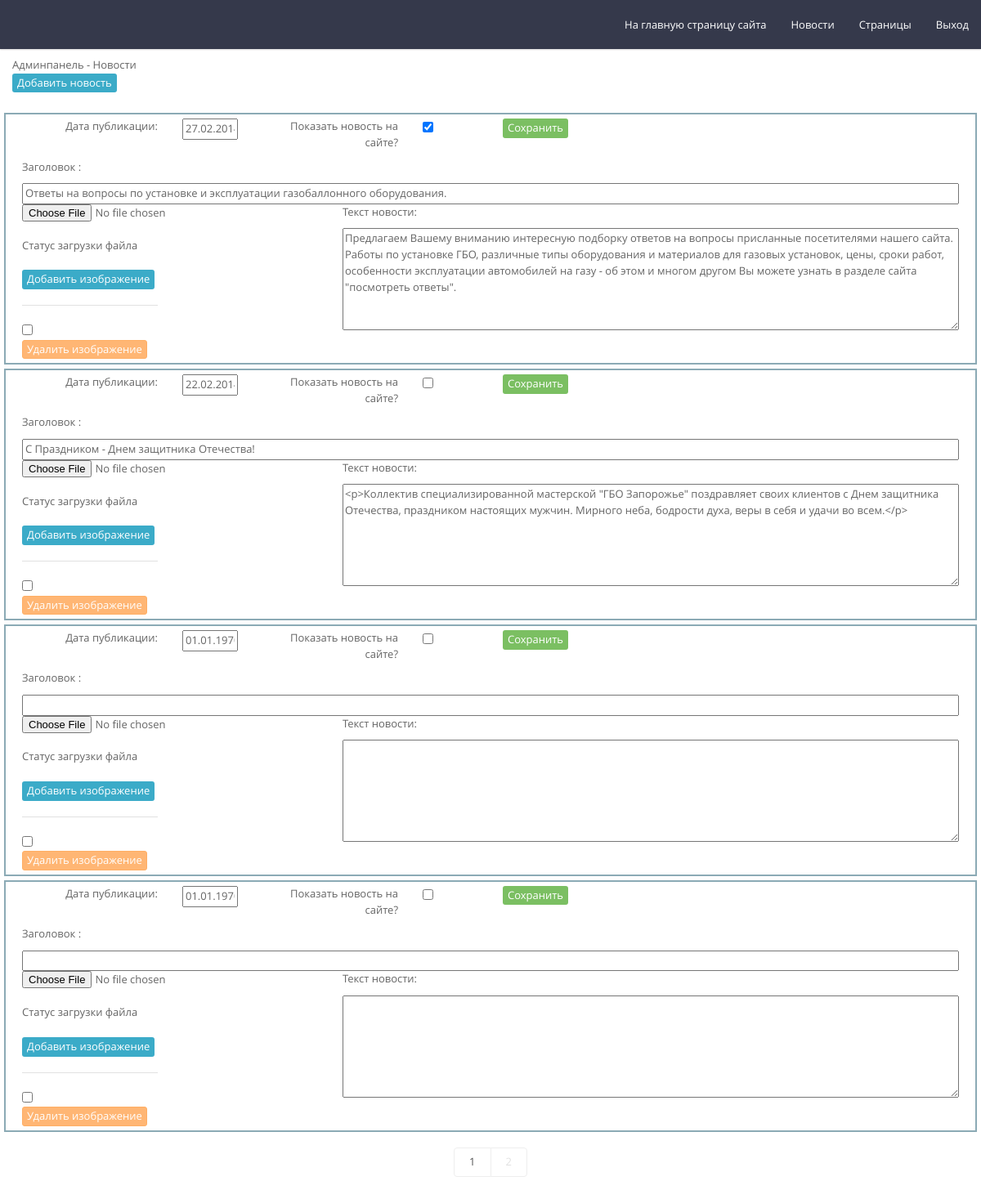
Screenshot of /page/view/name/adminnews/num/2/ (signed in) with the database file from the repository.
### tables this page shows
CREATE TABLE IF NOT EXISTS `msf_page_block` (
  `id` int(10) unsigned NOT NULL,
  `id_page` int(10) unsigned NOT NULL,
  `name_block` varchar(40) NOT NULL,
  `tpl_block` varchar(50) NOT NULL,
  `range_block` int(3) NOT NULL,
  `activ_block` tinyint(1) NOT NULL,
  `required_block` tinyint(1) NOT NULL
);

CREATE TABLE IF NOT EXISTS `msf_pages` (
  `id` int(10) unsigned NOT NULL,
  `name` varchar(50) DEFAULT NULL,
  `class` varchar(100) NOT NULL,
  `page_name` varchar(150) NOT NULL,
  `comment` varchar(150) NOT NULL,
  `title` varchar(150) NOT NULL,
  `descript` varchar(1000) NOT NULL,
  `keyword` varchar(1000) NOT NULL,
  `crumb` varchar(40) NOT NULL,
  `user_page` tinyint(1) NOT NULL DEFAULT '0',
  `admin_page` tinyint(1) NOT NULL DEFAULT '0',
  `lang` char(2) NOT NULL
);

CREATE TABLE IF NOT EXISTS `msf_news` (
  `id` int(10) unsigned NOT NULL,
  `id_firm` int(10) unsigned NOT NULL,
  `data` int(11) NOT NULL,
  `lang` char(2) NOT NULL,
  `title` varchar(500) NOT NULL,
  `img_news` varchar(50) NOT NULL,
  `text` varchar(10000) NOT NULL,
  `vis` tinyint(1) NOT NULL DEFAULT '1',
  `counter` int(10) unsigned NOT NULL,
  `img_count` int(5) unsigned NOT NULL
);

### init/controller/PageController.Class.php (called while the page is built, shortened)
<?php
class PageController implements IController {
	public function viewAction() {
		$fc = FrontController::getInstance();
		$db = DbMysqli::getInstance();
		$params = $fc->getParams();
		$viewPage = new ViewPage();
		$admin = new AdminAction();
		if (!empty($params[Config::$namePage])){
			$namePage = $params[Config::$namePage];
			if($result = $db->getPageName($namePage)){
				if ( $result[0]['admin_page'] && !$admin->isSetAdmin() ) {
					$namePage = Config::$page404;
					$result = $db->getPageName($namePage);
				}
			}else{
				$namePage = Config::$page404;
				$result = $db->getPageName($namePage);
			}
		} else{
			$namePage = Config::$page404;
			$result = $db->getPageName($namePage);
		}
		$viewPage->namePageId = $result[0]['name'];
		$viewPage->classPage = $result[0]['class'];
		$viewPage->namePage = $result[0]['page_name'];
		$viewPage->idPage = $result[0]['id'];
		$viewPage->commentPage = $result[0]['comment'];
		$viewPage->titlePage = $result[0]['title'];
		$viewPage->descriptPage = $result[0]['descript'];
		$viewPage->keywordPage = $result[0]['keyword'];
		$viewPage->crumbPage = $result[0]['crumb'];
		$fc->setBody($viewPage->render());
	}
}

### init/controller/FrontController.Class.php (called while the page is built, shortened)
<?php
class FrontController {
	protected $_controller, $_action, $_params, $_body;
	static $_instance;
	public static function getInstance() {
		if(!(self::$_instance instanceof self))
			self::$_instance = new self();
		return self::$_instance;
	}
	private function __construct(){
		$request = trim($_SERVER['REQUEST_URI'], " \t\n\r\0\x0B/" );
		$request = preg_replace('/\.html$/', '', $request);
		$request = preg_replace('/\.php$/', '', $request);
		$request = substr($request, strlen(SUBDIR) );
		$splits = explode('/', $request);
		$this->_controller = ucfirst($splits[0]).'Controller';
		$this->_action = $splits[1].'Action';
		if(!empty($splits[2])){
			$keys = $values = array();
				for($i=2, $cnt = count($splits); $i<$cnt; $i++){
					if($i % 2 == 0){
						$keys[] = $splits[$i];
					}else{
						$values[] = $splits[$i];
					}
				}
			$this->_params = array_combine($keys, $values);
		}
	}
	public function route() {
		if(class_exists($this->getController())) {
			$rc = new ReflectionClass($this->getController());
			if($rc->implementsInterface(Config::$IControllerName)) {
				if($rc->hasMethod($this->getAction())) {
					$controller = $rc->newInstance();
					$method = $rc->getMethod($this->getAction());
					$method->invoke($controller);
				} else {
					die('<h2>Ошибка в работе сайта</h2>');
				}
			} else {
				die('<h2>Ошибка в работе сайта</h2>');
			}
		} else {
			die('<h2>Ошибка в работе сайта</h2>');
		}
	}
	public function getParams() {
		return $this->_params;
	}
	public function getController() {
		return $this->_controller;
	}
	public function getAction() {
		return $this->_action;
	}
}

### init/model/DbMysqli.Class.php (called while the page is built, shortened)
<?php
class DbMysqli extends mysqli {
	public function prepareStringMin($value) {
		$value = trim($value);
		return($value);
	}
	public function prepareStringMiddle($value) {
		$value = $this->real_escape_string($this->prepareStringMin($value));
		return($value);
	}
	public function prepareStringFull($value) {
		$value = strip_tags($this->prepareStringMiddle($value));
		return($value);
	}
	public function prepareIntFull($value) {
		$value = ABS((int)$value);
		return($value);
	}
		public function getSearchArray($query){
		if($query) {
		if( !($result = $this->query($query)) ) die('<h1>Ошибка в работе сайта 3</h1>');
		$i = 0;
		$rezArray = array();
		while ($res = $result->fetch_assoc()){
			$rezArray[$i] = $res;
			$i++;
		}
		return $rezArray;
		}
		die('<h1>Ошибка в работе сайта 4</h1>');
	}
	public function getPageName($name){
		$name = $this->prepareStringFull($name);
		$query = "SELECT id, name, class, page_name, comment, title, descript, keyword, crumb, user_page, admin_page FROM msf_pages WHERE name = '$name' LIMIT 1";
		return $this->getSearchArray($query);
	}
	public function getBlocksPage($id){
		$id = $this->prepareIntFull($id);
		$query = "SELECT id, activ_block, name_block, range_block, required_block, tpl_block FROM msf_page_block
											WHERE id_page = '$id' AND activ_block = '1' ORDER BY range_block ASC";
		return $this->getSearchArray($query);
	}
	public function getNewsCount($vis=0){
    $vis = $this->prepareIntFull($vis);
    if($vis){
      $query = "SELECT COUNT(*) FROM msf_news WHERE vis = '1'";
    }else{
      $query = "SELECT COUNT(*) FROM msf_news";
    }
		$result = $this->getSearchArray($query);
		$count = $result[0]['COUNT(*)'];
		return $count;
	}
	public function getNewsAdm($numPage = 0){
		$numPage = ($numPage > 0) ? $numPage-1 : 0;
		$numPage = $numPage * $_SESSION['maxNews'];
		$maxNews = $_SESSION['maxNews'];
		$query = "SELECT id, data, title, img_news, text, vis FROM msf_news ORDER BY data DESC LIMIT $numPage, $maxNews";
		return $this->getSearchArray($query);
	}
}

### init/Config.Class.php (called while the page is built, shortened)
<?php
class Config {
	public static function GetRealIp() {
		if (!empty($_SERVER['HTTP_CLIENT_IP'])) {
			$ip=$_SERVER['HTTP_CLIENT_IP'];
		}  elseif (!empty($_SERVER['HTTP_X_FORWARDED_FOR'])) {
			$ip=$_SERVER['HTTP_X_FORWARDED_FOR'];
		}  else {
			$ip=$_SERVER['REMOTE_ADDR'];
		}
	return $ip;
	}
}

### init/model/AdminAction.Class.php (called while the page is built, shortened)
<?php
class AdminAction{
	public static function isSetAdmin(){
		if ( isset($_SESSION['adminRegister'], $_SESSION['adminSessionID'], $_SESSION['adminIP'])
																					&& ($_SESSION['adminRegister'] == 1)
																					&& (session_id() == $_SESSION['adminSessionID'])
																					&& ($_SESSION['adminIP'] == Config::GetRealIp())
																					&& !empty($_SESSION['adminName'])
																					&& !empty($_SESSION['adminEmail'])
																					){
			return true ;
		} else {
			return false ;
		}
	}
}

### init/tpl/adm.news.tpl.php (the view, shortened to what this page needs)
<?php
if ( AdminAction::isSetAdmin() ) {
?>
	<div class="row">
		<div class="col-md-12">
			<form action="<?=ROOT?>news/add">
				<button class = "btn btn-xs btn-info">Добавить новость</button>
			</form>
		</div>
	</div>
	<div class="row adminnews">
<?php
		$num = 1;
		if(isset($params['num']) && (int)$params['num'] > 0){
			$num = (int)$params['num'];
		}
		$news = $db->getNewsAdm($num);
		foreach($news as $key){
			$checked = ($key['vis']) ? " checked " : " " ;
?>
			<div class="row adm-news-item id-<?=$key['id']?>">
			<div class="col-md-2 text-right">
				 <p>Дата публикации:</p>
				</div>
				<div class="col-md-1">
				 <input type="text" name="data" size="10" class="datepicker id-<?=$key['id']?>" value = "<?=date("d.m.Y", $key['data'])?>">
				</div>
				<div class="col-md-2 text-right">
					<p>Показать новость на сайте?</p>
				</div>
				<div class="col-md-1 text-left">
					<input type="checkbox" name="vis" class="vis id-<?=$key['id']?>" <?=$checked?>>
				</div>
				<div class="col-md-1">
					<button class="add btn btn-success btn-xs sendfaq id-<?=$key['id']?>">Сохранить</button>
				</div>
				<div class="formanswer col-md-1"></div>
				<div class="col-md-1 text-right">
				</div>
				<div class="col-md-3 text-left">
				</div>
				<div class="col-md-12 text-left">
					<p>Заголовок :</p>
					<input type="text" name="title" class="id-<?=$key['id']?>" value = "<?=$key['title']?>">
				</div>
				<div class="news-picture-control col-md-2">
					<form id="add-pic-news-<?=$key['id']?>" method="post" enctype="multipart/form-data" onSubmit="">
					<input class="file_form" type="file" name="upload_file" />
					</form><br />
					<div id="result-<?=$key['id']?>">Статус загрузки файла</div><br />
					<button class = "btn btn-xs btn-info add-news-picture id-<?=$key['id']?>">Добавить изображение</button>
					<hr>
					<input type="checkbox" name="del" class="del id-<?=$key['id']?>" >
					<button class="btn btn-xs btn-warning del-news-pic id-<?=$key['id']?>" >Удалить изображение</button>
				</div>
				<div class="news-picture col-md-2">
				</div>
				<div class="col-md-8">
					<p>Текст новости:</p>
					<textarea rows="6" name="text<?=$key['id']?>" class="ckeditor id-<?=$key['id']?>" ><?=$key['text']?></textarea>
				</div>
			</div>
<?php
		}
?>
<?php
	$count = $db->getNewsCount();
	if($count > $_SESSION['maxNews']){
?>
	<div class="col-lg-12 col-md-12 col-sm-12 col-xs-12 pagiation-page text-center">
		<ul class="pagination margin-none">
<?php
			for($i = 1; ($i-1)*$_SESSION['maxNews'] < $count; $i++){
			$class = ($i == $num) ? "disabled" : "" ;
			$urlPage = ROOT . "page/view/name/" . $params['name'] . "/num/" . $i . "/" ;
?>
			<li class="<?=$class?>"><a href="<?=$urlPage?>"><?=$i?></a></li>
<?php
		}
?>
		</ul>
	</div>
<?php
	}
?>
	</div>
<?php
}
?>

### init/model/ViewPage.Class.php (shortened to what this page needs)
<?php
class ViewPage{
	public $idPage;
	public function render() {
		$fc = FrontController::getInstance();
		$db = DbMysqli::getInstance();
		$params = $fc->getParams();
		$result = $db->getBlocksPage($this->idPage);
		foreach($result as $blockArray){
			include(dirname(__FILE__) . Config::$dir_tpl . trim($blockArray['tpl_block']));
		}
		return ob_get_clean();
	}
}

### init/tpl/adm.headnav.tpl.php
<?php
if ( AdminAction::isSetAdmin() ) {
	?>
	<nav role="navigation" class="navbar navbar-default navbar-top navbar-fixed-top">
		 <div class="nav-wrapper">
				<ul class="nav navbar-nav navbar-right">
                    <li><a href="<?=ROOT?>">На главную страницу сайта</a></li>
					<li><a href="<?=ROOT?>adminnews">Новости</a></li>
					<li><a href="<?=ROOT?>adminpages">Страницы</a></li>
					<li><a href="<?=ROOT?><?=Config::$adminLogout?>">Выход</a></li>
				</ul>
		 </div>
	</nav>
	<div class="row">
		<div class="col-md-4">
			<?=$this->namePage?>
		</div>
	</div>
	<?php
}
?>

### adimindat/css/style.css (style rules this page uses)
textarea { width: 100%; resize: vertical; }
input[type=text] { width: 100%; }
button.btn { white-space: normal; }
div.adminnews { padding: 20px; }
div.adm-news-item { border: 2px solid #8BAAB5; margin-top: 5px; padding: 5px; }

### adimindat/css/common.css (style rules this page uses)
a { outline: none !important; }
hr { border-top: 1px solid #e1e1e1; }
.btn { border-radius: 3px; font-size: 13px; border-color: transparent; -webkit-appearance: none; outline: none !important; -webkit-transition: all 0.1s; -o-transition: all 0.1s; transition: all 0.1s; }
body { min-height: 400px; }
@media only screen and (min-width: 768px) { html, body { height: 100%; } }

### rows the page displays
msf_pages: page_name "Админпанель - Новости"
msf_news: data "27.02.2014", title "Ответы на вопросы по установке и эксплуатации газобаллонного оборудования.", id+text "Предлагаем Вашему вниманию интересную подборку ответов на вопросы присланные посетителями нашего сайта. Работы по установке ГБО, различные типы оборудования и материалов для газовых установок, цены, сроки работ, особенности эксплуатации автомобилей на газу - об этом и многом другом Вы можете узнать в разделе сайта \"посмотреть ответы\"."
msf_news: data "22.02.2014", title "С Праздником - Днем защитника Отечества!", id+text "<p>Коллектив специализированной мастерской \"ГБО Запорожье\" поздравляет своих клиентов с Днем защитника Отечества, праздником настоящих мужчин. Мирного неба, бодрости духа, веры в себя и удачи во всем.</p>"
msf_news: data "01.01.1970"
msf_news: data "01.01.1970"
